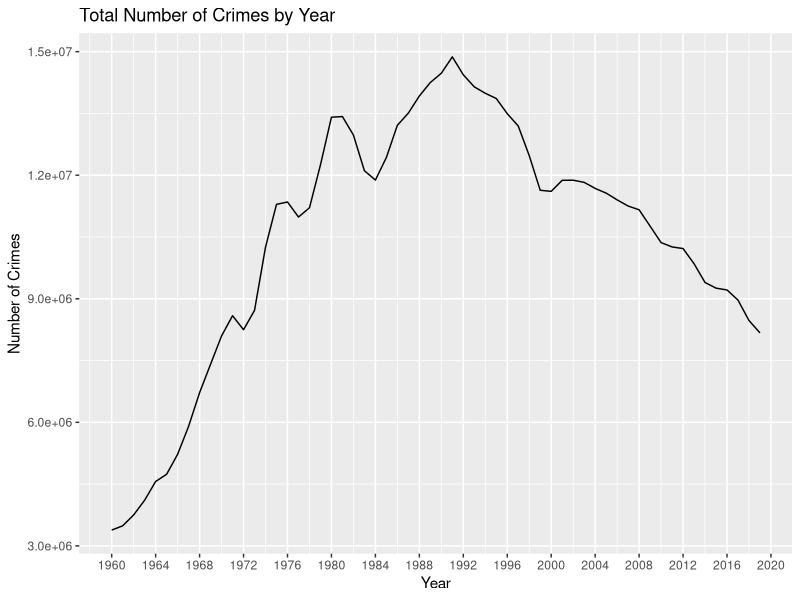
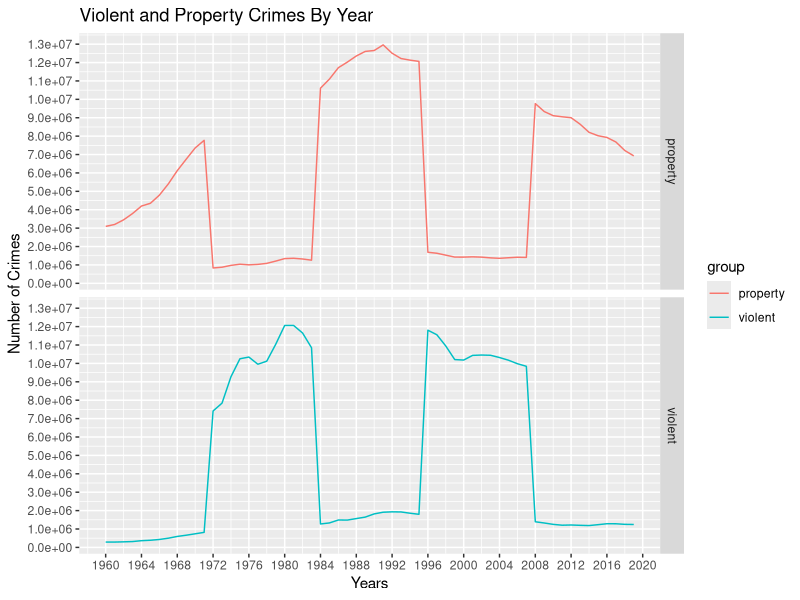
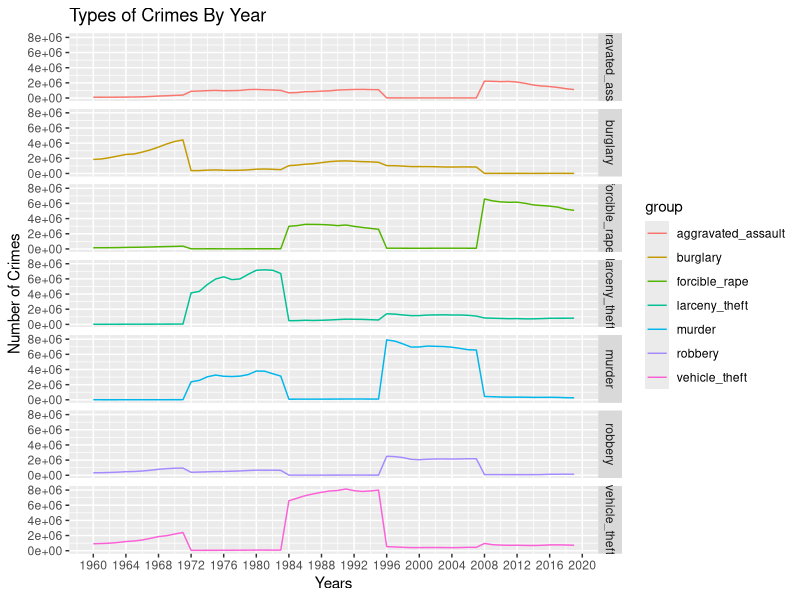
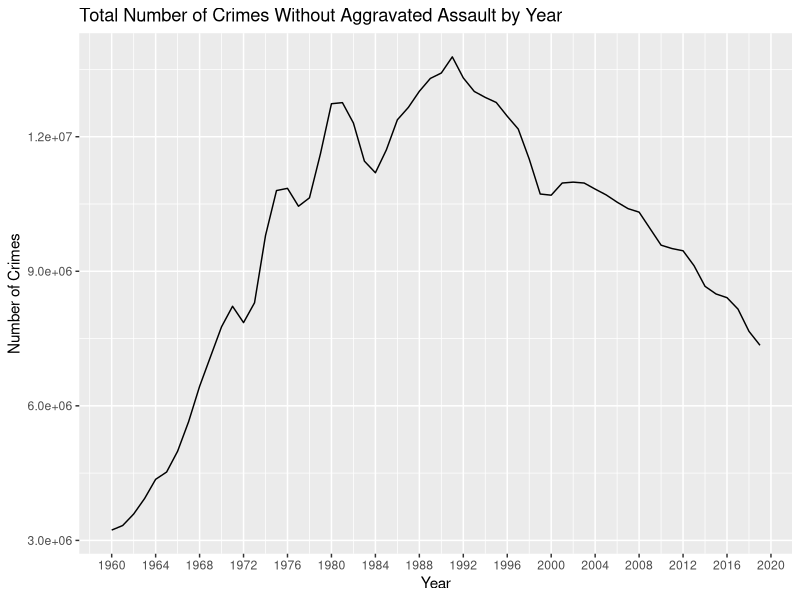
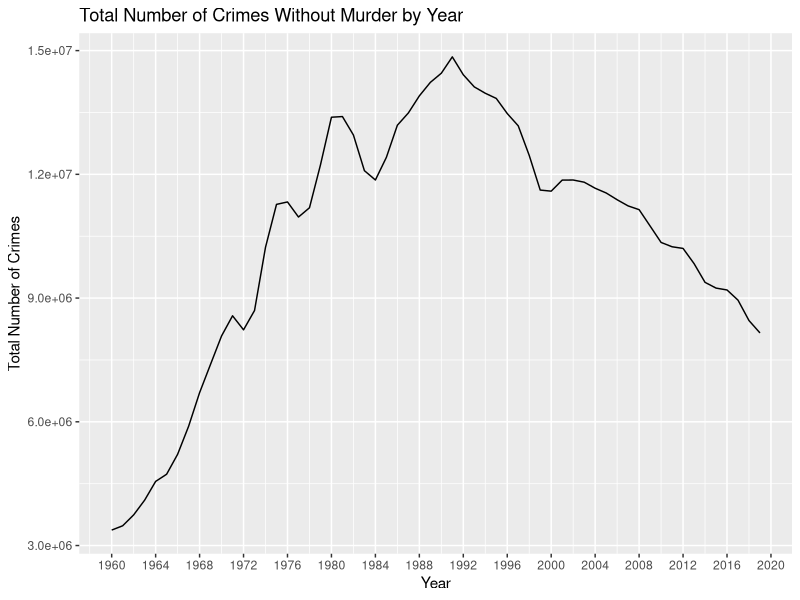
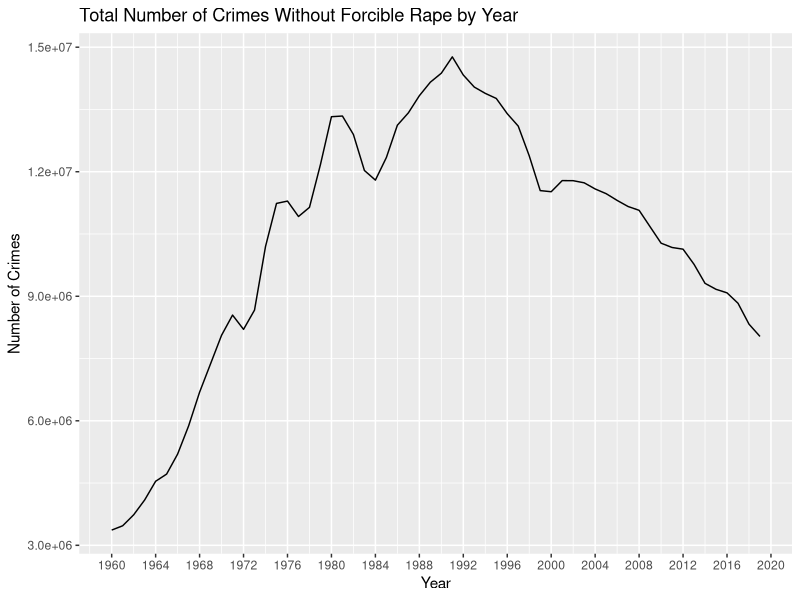
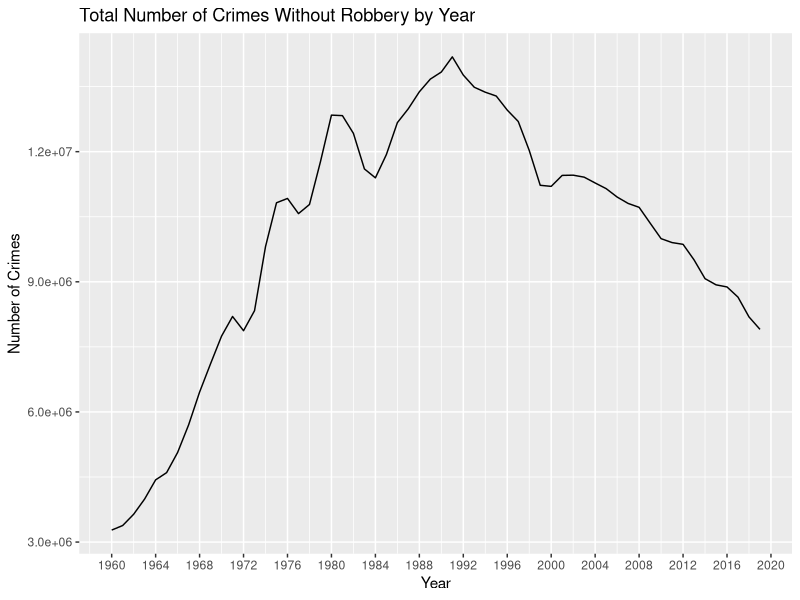
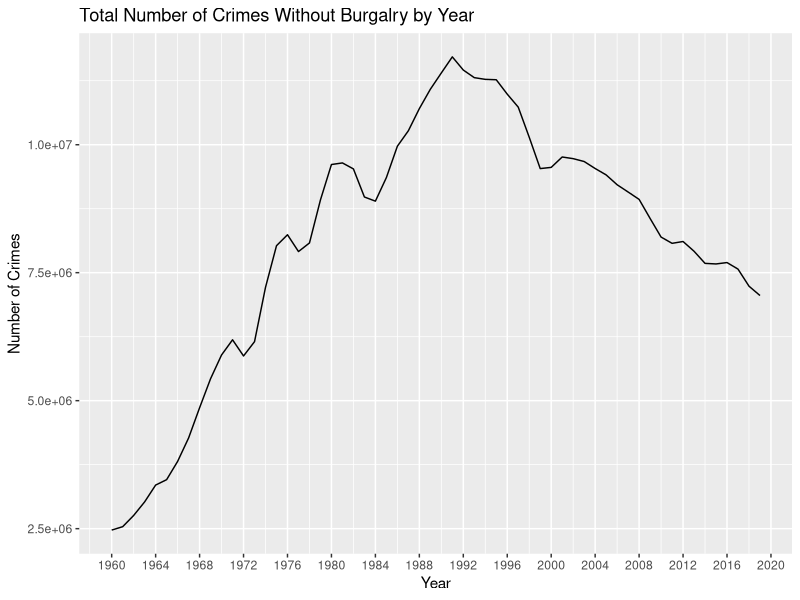

Generate these figures, in order, with R:
## ---- chunk 1
library(tidyverse)
library(dplyr)

## ---- chunk 2
crime <- read_csv("data/us_crime_rates.csv")
crime

## ---- chunk 3
crime %>%
  ggplot(aes(x=year, y=total)) + geom_line() + labs(x = "Year", y="Number of Crimes", title="Total Number of Crimes by Year") + scale_x_continuous(breaks=seq(1960,2020,4))

## ---- chunk 4
crime1 <- data.frame(x=crime$year,
                y = c(crime$violent, crime$property),
                group = c(rep("violent", ncol(crime)),
                          rep("property", ncol(crime))))

ggplot(crime1, aes(x,y,col=group)) + geom_line() + scale_x_continuous(breaks=seq(1960,2020,4)) + scale_y_continuous(breaks=seq(0,50000000,1000000)) + labs(x="Years", y="Number of Crimes", title="Violent and Property Crimes By Year") + facet_grid(group~.)
## ---- chunk 5
crime2 <- data.frame(x=crime$year,
                y = c(crime$murder, crime$forcible_rape, crime$robbery, crime$aggravated_assault, crime$burglary, crime$larceny_theft, crime$vehicle_theft),
                group = c(rep("murder", ncol(crime)),
                          rep("forcible_rape", ncol(crime)),
                          rep("robbery", ncol(crime)),
                          rep("aggravated_assault", ncol(crime)),
                          rep("burglary", ncol(crime)),
                          rep("larceny_theft", ncol(crime)),
                          rep("vehicle_theft", ncol(crime))))
ggplot(crime2, aes(x,y,color=group)) + geom_line() + scale_x_continuous(breaks=seq(1960,2020,4)) + labs(x="Years", y="Number of Crimes", title="Types of Crimes By Year") + facet_grid(group~.)
## ---- chunk 6
crime3 <- crime %>%
  mutate(total_no_agg = total-aggravated_assault) %>%
  mutate(total_no_mu = total-murder) %>%
  mutate(total_no_for = total-forcible_rape) %>%
  mutate(total_no_rob = total-robbery) %>%
  mutate(total_no_bur = total-burglary) %>%
  mutate(total_no_lar = total-larceny_theft) %>%
  mutate(total_no_veh = total-vehicle_theft)

crime3
## ---- chunk 7
crime3 %>%
  ggplot(aes(x=year, y=total_no_agg)) + geom_line() + labs(x = "Year", y="Number of Crimes", title="Total Number of Crimes Without Aggravated Assault by Year") + scale_x_continuous(breaks=seq(1960,2020,4))

## ---- chunk 8
crime3 %>%
  ggplot(aes(x=year, y=total_no_mu)) + geom_line() + labs(x = "Year", y="Total Number of Crimes", title="Total Number of Crimes Without Murder by Year") + scale_x_continuous(breaks=seq(1960,2020,4))
## ---- chunk 9
crime3 %>%
  ggplot(aes(x=year, y=total_no_for)) + geom_line() + labs(x = "Year", y="Number of Crimes", title="Total Number of Crimes Without Forcible Rape by Year") + scale_x_continuous(breaks=seq(1960,2020,4))
## ---- chunk 10
crime3 %>%
  ggplot(aes(x=year, y=total_no_rob)) + geom_line() + labs(x = "Year", y="Number of Crimes", title="Total Number of Crimes Without Robbery by Year") + scale_x_continuous(breaks=seq(1960,2020,4))
## ---- chunk 11
crime3 %>%
  ggplot(aes(x=year, y=total_no_bur)) + geom_line() + labs(x = "Year", y="Number of Crimes", title="Total Number of Crimes Without Burgalry by Year") + scale_x_continuous(breaks=seq(1960,2020,4))
## ---- chunk 12
crime3 %>%
  ggplot(aes(x=year, y=total_no_lar)) + geom_line() + labs(x = "Year", y="Number of Crimes", title="Total Number of Crimes Without Larceny Theft by Year") + scale_x_continuous(breaks=seq(1960,2020,4))
## ---- chunk 13
crime3 %>%
  ggplot(aes(x=year, y=total_no_veh)) + geom_line() + labs(x = "Year", y="Number of Crimes", title="Total Number of Crimes Without Vehicle Theft by Year") + scale_x_continuous(breaks=seq(1960,2020,4))
